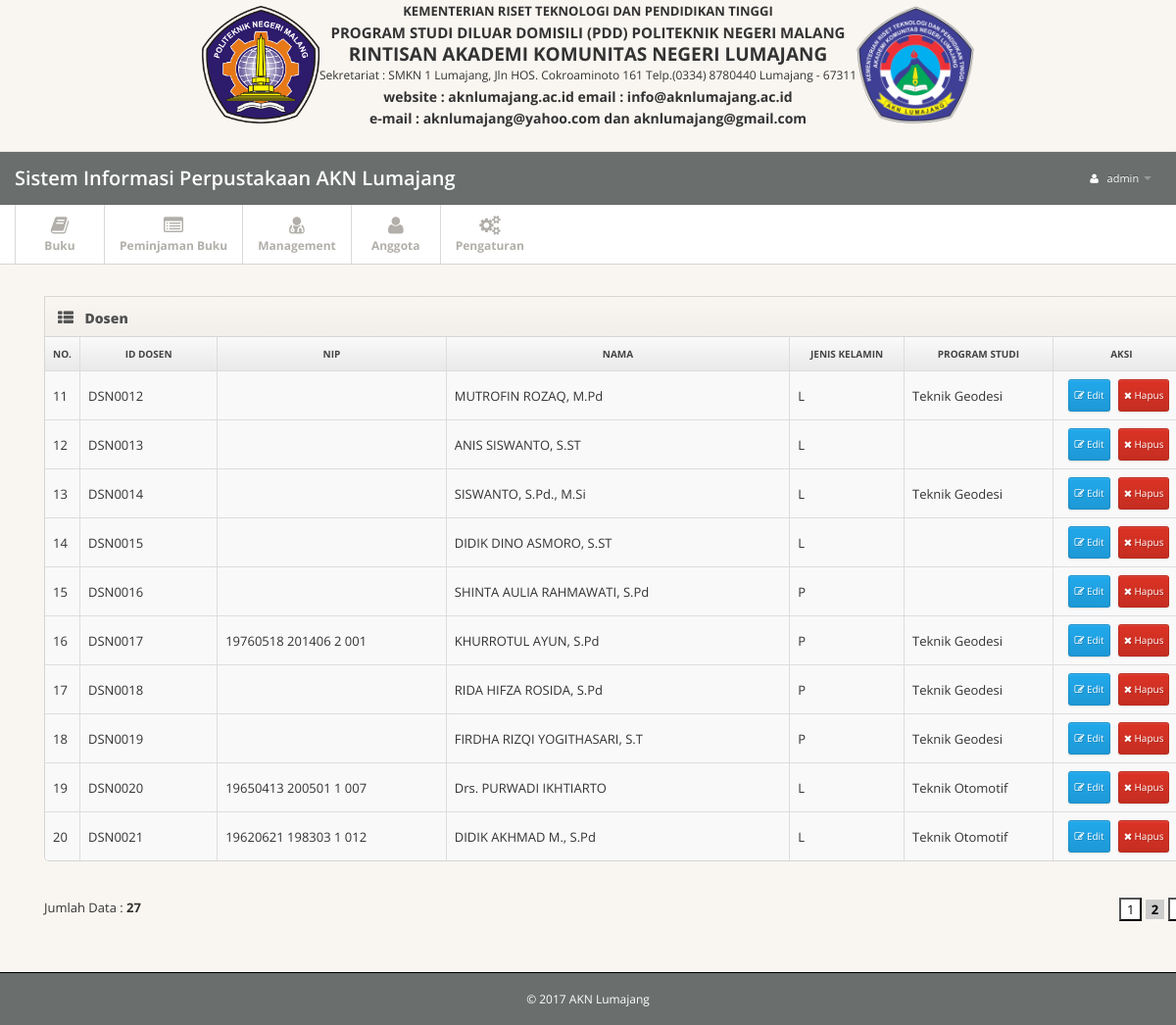
The page /dashboard.php?pages=daftar-pengguna&hal=2 (signed in) on the database its author committed.
### tables this page shows
CREATE TABLE `anggota_dosen` (
  `id_dosen` varchar(30) NOT NULL,
  `nip` varchar(60) NOT NULL,
  `nama` varchar(255) NOT NULL,
  `jenis_kelamin` varchar(10) NOT NULL,
  `program_studi` varchar(200) NOT NULL
);

### pages/daftar-pengguna.php (the view, shortened to what this page needs)
<div class="row">
        <div class="span12">
          <div class="widget widget-table action-table">
            <div class="widget-header"> <i class="icon-th-list"></i>
              <h3>Dosen</h3>
            </div>
            <div class="widget-content">
              <table class="table table-striped table-bordered">
                <thead>
                  <tr>
                    <th width="3%" style="text-align:center;">No.</th>
                    <th width="12%" style="text-align:center;">ID Dosen</th>
                    <th width="20%" style="text-align:center;">NIP</th>
                    <th width="30%" style="text-align:center;">Nama</th>
                    <th width="10%" style="text-align:center;">Jenis Kelamin</th>
                    <th width="13%" style="text-align:center;">Program Studi</th>
                    <th style="text-align:center;">Aksi</th>
                  </tr>
                </thead>
                <?php
                $batas = 10;
                $hal = @$_GET['hal'];
                if(empty($hal)) {
                  $posisi = 0;
                  $hal = 1;
                } else {
                  $posisi = ($hal-1) * $batas;
                }
                $querydosen=mysql_query("SELECT * FROM anggota_dosen LIMIT $posisi,$batas");
                $no = $posisi + 1;
                $cek = mysql_num_rows($querydosen);
                if ($cek < 1) {
                  echo "tidak ditemukan";
                } else {
                while ($hasil=mysql_fetch_array($querydosen)) {
                ?>
                <tbody>
                  <tr>
                    <td><?php echo $no++; ?></td>
                    <td><?php echo $hasil['0']; ?></td>
                    <td><?php echo $hasil['1']; ?></td>
                    <td><?php echo $hasil['2']; ?></td>
                    <td><?php echo $hasil['3']; ?></td>
                    <td><?php echo $hasil['4']; ?></td>
                    <td class="td-actions">
                      <a href="?pages=edit-daftar-pengguna-dosen&nip=<?php echo $hasil['nip']; ?>" class="btn btn-small btn-primary"><i class="btn-icon-only/ icon-edit"> </i>Edit</a>
                      <a onclick="return confirm('Yakin ingin menghapus data ?')"  href="?pages=daftar-pengguna&nip=<?php echo $hasil['nip']; ?>" class="btn btn-danger btn-small"><i class="btn-icon-only/ icon-remove"> </i>Hapus</a></td>
                </tbody>
                <?php
                }
                }
                ?>
              </table>
              </div>
            </div>
          </div>
        </div>
        <div style="margin-top:10px; float:left;">
                <?php
                $jml = mysql_num_rows(mysql_query("SELECT * FROM anggota_dosen"));
                echo "Jumlah Data : <b>".$jml."</b>";
                ?>
              </div>
              <div style="margin-top:10px; float:right;">
              <?php
              $jml_hal = ceil($jml / $batas);
              for ($i=1; $i<=$jml_hal; $i++) {
                if ($i != $hal) {
                  echo "<a href='?pages=daftar-pengguna&hal=$i'>&nbsp<button style='background-color:#fff; border:1px solid #666 color:#666;'>$i</button></a>";
                } else {
                  echo "&nbsp<button style='background-color:#ccc; border:1px; solid #000;'><b>$i</b></button>";
                }
              }
              ?>
              </div>
              </div>
      </div>

### css/style.css (style rules this page uses)
body { background: #f9f6f1; font: 13px/1.7em 'Open Sans'; }
input, button, select, textarea { font-family: 'Open Sans'; }
.table td { vertical-align: middle; }
.table-bordered th { background: #E9E9E9; background:-moz-linear-gradient(top, #FAFAFA 0%, #E9E9E9 100%); background:-webkit-gradient(linear, left top, left bottom, color-stop(0%,#FAFAFA), color-stop(100%,#E9E9E9)); background:-webkit-linear-gradient(top, #FAFAFA 0%,#E9E9E9 100%); background:-o-linear-gradient(top, #FAFAFA 0%,#E9E9E9 100%); background:-ms-linear-gradient(top, #FAFAFA 0%,#E9E9E9 100%); background:linear-gradient(top, #FAFAFA 0%,#E9E9E9 100%); filter: progid:DXImageTransform.Microsoft.gradient(startColorstr='#FAFAFA', endColorstr='#E9E9E9'); -ms-filter: "progid:DXImageTransform.Microsoft.gradient(startColorstr='#FAFAFA', endColorstr='#E9E9E9')"; font-size: 10px; color: #444; text-transform: uppercase; }
.widget { position: relative; clear: both; width: auto; margin-bottom: 2em; overflow: hidden; }
.widget-header { position: relative; height: 40px; line-height: 40px; background: #f9f6f1; background:-moz-linear-gradient(top, #f9f6f1 0%, #f2efea 100%); background:-webkit-gradient(linear, left top, left bottom, color-stop(0%,#f9f6f1), color-stop(100%,#f2efea)); background:-webkit-linear-gradient(top, #f9f6f1 0%,#f2efea 100%); background:-o-linear-gradient(top, #f9f6f1 0%,#f2efea 100%); background:-ms-linear-gradient(top, #f9f6f1 0%,#f2efea 100%); background:linear-gradient(top, #f9f6f1 0%,#f2efea 100%); filter: progid:DXImageTransform.Microsoft.gradient(startColorstr='#f9f6f1', endColorstr='#f2efea'); -ms-filter: "progid:DXImageTransform.Microsoft.gradient(startColorstr='#f9f6f1', endColorstr='#f2efea')"; border: 1px solid #d6d6d6; -webkit-background-clip: padding-box; }
.widget-header h3 { position: relative; top: 2px; left: 10px; display: inline-block; margin-right: 3em; font-size: 14px; font-weight: 800; color: #525252; line-height: 18px; text-shadow: 1px 1px 2px rgba(255,255,255,.5); }
.widget-header [class^="icon-"], .widget-header [class*=" icon-"] { display: inline-block; margin-left: 13px; margin-right: -2px; font-size: 16px; color: #555; vertical-align: middle; }
.widget-content { padding: 20px 15px 15px; background: #FFF; border: 1px solid #D5D5D5; -moz-border-radius: 5px; -webkit-border-radius: 5px; border-radius: 5px; }
.widget-header+.widget-content { border-top: none; -webkit-border-top-left-radius: 0; -webkit-border-top-right-radius: 0; -moz-border-radius-topleft: 0; -moz-border-radius-topright: 0; border-top-left-radius: 0; border-top-right-radius: 0; }
.widget-content:before, .widget-content:after { content:""; display:table; }
.widget-content:after { clear:both; }
.widget-content { zoom:1; }
.widget-table .widget-content { padding: 0; }
.widget-table .table { margin-bottom: 0; border: none; }
.widget-table .table tr td:first-child { border-left: none; }
.widget-table .table tr th:first-child { border-left: none; }

### css/pages/dashboard.css (style rules this page uses)
.action-table .btn-small { padding: 4px 5px 5px; font-size: 10px; }
.action-table .td-actions { width: 80px; text-align: center; }
.action-table .td-actions .btn { margin-right: .5em; }
.action-table .td-actions .btn:last-child { margin-rigth: 0; }

### rows shown on the page
anggota_dosen: id_dosen "DSN0012", nama "MUTROFIN ROZAQ, M.Pd", jenis_kelamin "L", program_studi "Teknik Geodesi"
anggota_dosen: id_dosen "DSN0013", nama "ANIS SISWANTO, S.ST", jenis_kelamin "L"
anggota_dosen: id_dosen "DSN0014", nama "SISWANTO, S.Pd., M.Si", jenis_kelamin "L", program_studi "Teknik Geodesi"
anggota_dosen: id_dosen "DSN0015", nama "DIDIK DINO ASMORO, S.ST", jenis_kelamin "L"
anggota_dosen: id_dosen "DSN0016", nama "SHINTA AULIA RAHMAWATI, S.Pd", jenis_kelamin "P"
anggota_dosen: id_dosen "DSN0017", nip "19760518 201406 2 001", nama "KHURROTUL AYUN, S.Pd", jenis_kelamin "P", program_studi "Teknik Geodesi"
anggota_dosen: id_dosen "DSN0018", nama "RIDA HIFZA ROSIDA, S.Pd", jenis_kelamin "P", program_studi "Teknik Geodesi"
anggota_dosen: id_dosen "DSN0019", nama "FIRDHA RIZQI YOGITHASARI, S.T", jenis_kelamin "P", program_studi "Teknik Geodesi"
anggota_dosen: id_dosen "DSN0020", nip "19650413 200501 1 007", nama "Drs. PURWADI IKHTIARTO", jenis_kelamin "L", program_studi "Teknik Otomotif"
anggota_dosen: id_dosen "DSN0021", nip "19620621 198303 1 012", nama "DIDIK AKHMAD M., S.Pd", jenis_kelamin "L", program_studi "Teknik Otomotif"

### other values the page prints
$_SESSION['username'] "admin"
$jml "27"
